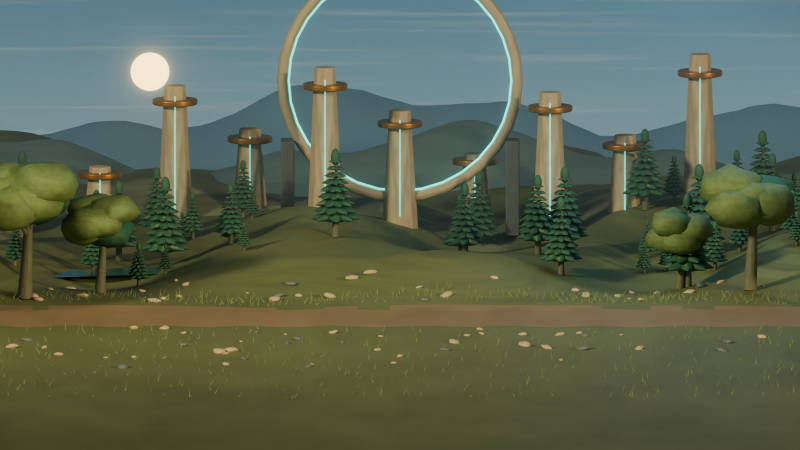
#> input picture art/blender/candidates/future-v2/baseline/future.png, 1600 x 900 px (shown at 1/2 size); the run also reads 1 picture not shown here
$ python review_future.py
#> lines starting #> are read from the running program, lines starting #| are printed output that depends on the picture
"""Measure final future render reproduction and assemble a labelled review sheet."""
import argparse
import hashlib
import json
from pathlib import Path
from PIL import Image,ImageChops,ImageDraw,ImageFont,ImageStat

ROOT=Path(__file__).resolve().parents[2]
STAGE=ROOT/'art/blender/candidates/future-v2'


def main():
    parser=argparse.ArgumentParser()
    parser.add_argument('--canonical',action='store_true')
    args=parser.parse_args()
    checked_directory=STAGE/'canonical-export-validation' if args.canonical else STAGE/'reproduction'
    original=Image.open(STAGE/'baseline/future.png').convert('RGB')
    candidate=Image.open(STAGE/'future.png').convert('RGB')
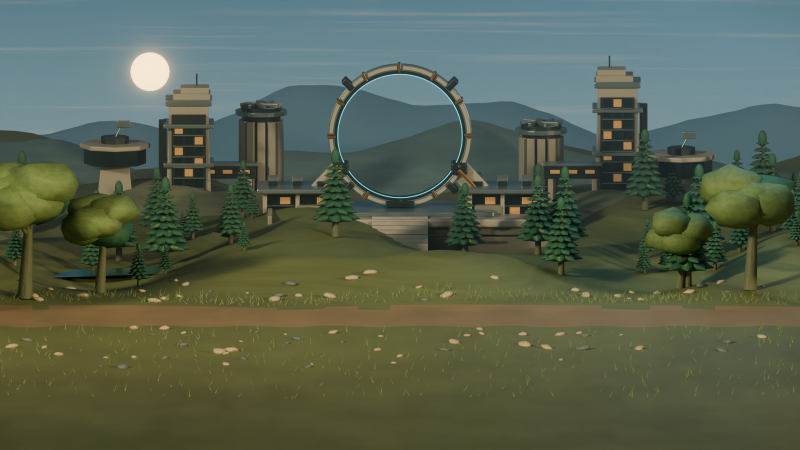
#> input picture art/blender/candidates/future-v2/future.png, 1600 x 900 px (shown at 1/2 size)
    reproduction=Image.open(checked_directory/'backgrounds/future.png').convert('RGB')
    assert original.size==candidate.size==reproduction.size==(1600,900)
    diff=ImageChops.difference(candidate,reproduction)
    extrema=diff.getextrema()
#> extrema = ((0, 1), (0, 1), (0, 1))
    largest=max(pair[1] for pair in extrema)
#> largest = 1
    changed=sum(1 for rgb in diff.getdata() if max(rgb)>0)
#> changed = 246
    assert largest<=2,(largest,changed)
    # Preserve the ground geometry, report honest lighting differences in the combat band.
    band_box=(0,513,1600,657)
    band_diff=ImageChops.difference(original.crop(band_box),candidate.crop(band_box))
    band_stats=ImageStat.Stat(band_diff)
    report={'passed':True,'dimensions':[1600,900],'reproduction_max_channel_difference':largest,
            'reproduction_pixels_different':changed,'total_pixels':1600*900,
            'combat_band_mean_absolute_rgb_difference':band_stats.mean,
            'combat_band_maximum_channel_difference':max(pair[1] for pair in band_diff.getextrema()),
            'note':'Band pixel differences include changed building shadows and independent Cycles sampling; geometry and camera hashes are checked separately.',
            'candidate_png_sha256':hashlib.sha256((STAGE/'future.png').read_bytes()).hexdigest()}
    report['audited_published_canonical']=args.canonical
    report_path=checked_directory/'render-check.json' if args.canonical else STAGE/'render-check.json'
    report_path.write_text(json.dumps(report,indent=2),encoding='utf-8')
    if args.canonical:
        print(json.dumps(report,indent=2))
        return
    canvas=Image.new('RGB',(1600,1020),(16,23,29))
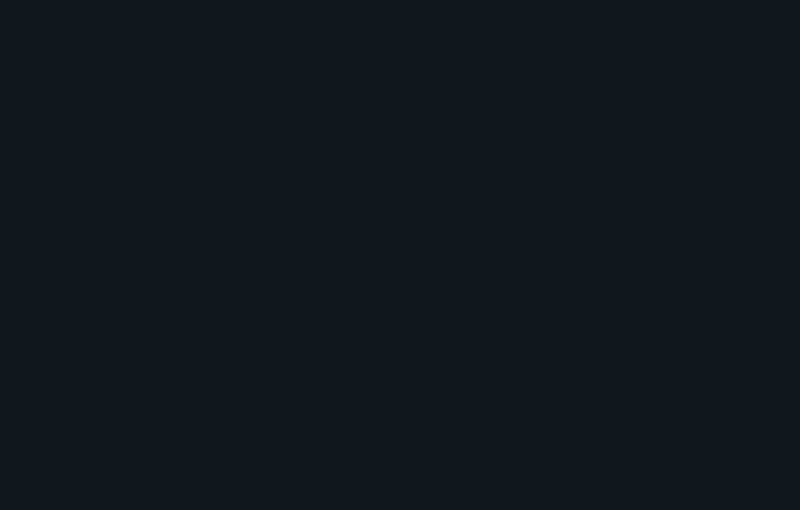
#> canvas: PIL image 1600x1020 RGB (shown at 1/2 size); mean R, G, B 16, 23, 29
    draw=ImageDraw.Draw(canvas)
    font=ImageFont.truetype('C:/Windows/Fonts/segoeui.ttf',25)
    small=ImageFont.truetype('C:/Windows/Fonts/segoeui.ttf',19)
    draw.text((24,15),'FUTURE CITADEL - staged Blender architecture review',font=font,fill=(231,237,239))
    canvas.paste(original.resize((800,450),Image.Resampling.LANCZOS),(0,76))
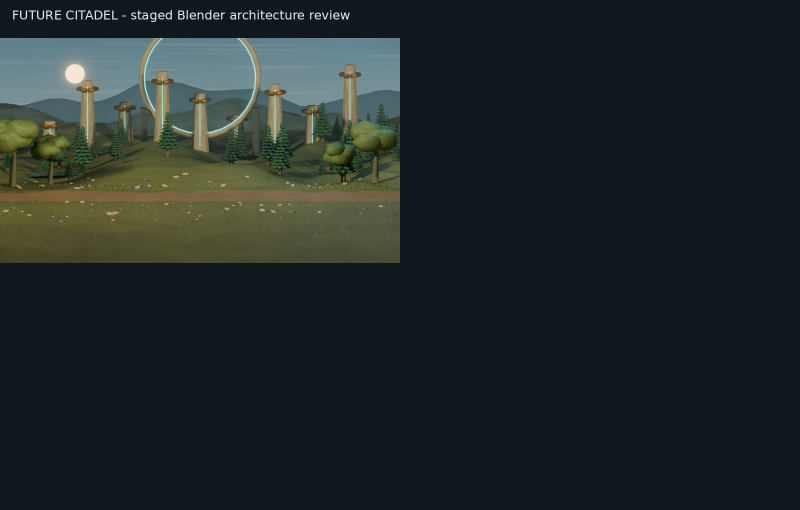
#> canvas: PIL image 1600x1020 RGB (shown at 1/2 size); mean R, G, B 33, 40.6, 40.9
    canvas.paste(candidate.resize((800,450),Image.Resampling.LANCZOS),(800,76))
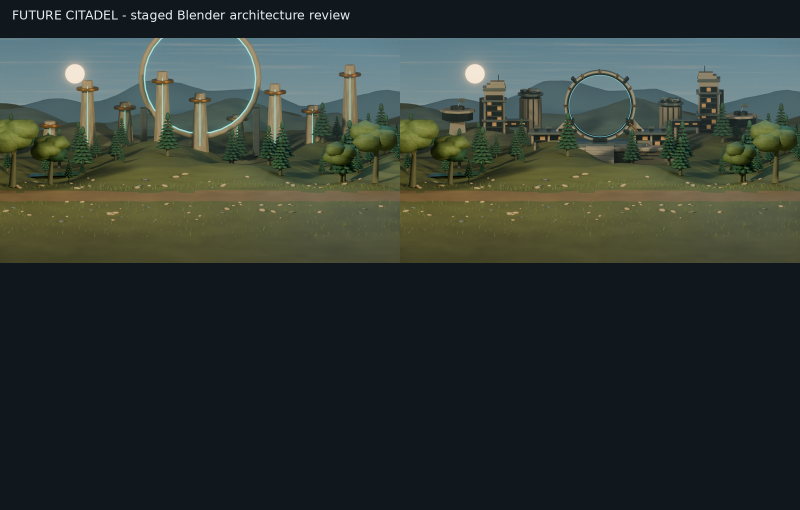
#> canvas: PIL image 1600x1020 RGB (shown at 1/2 size); mean R, G, B 48.6, 56.9, 51.9
    draw.text((20,48),'BEFORE · original ring clipped by the upper frame',font=small,fill=(184,199,207))
    draw.text((820,48),'AFTER · supported ring and connected city terraces',font=small,fill=(184,199,207))
    canvas.paste(original.crop((160,75,1440,505)).resize((800,269),Image.Resampling.LANCZOS),(0,569))
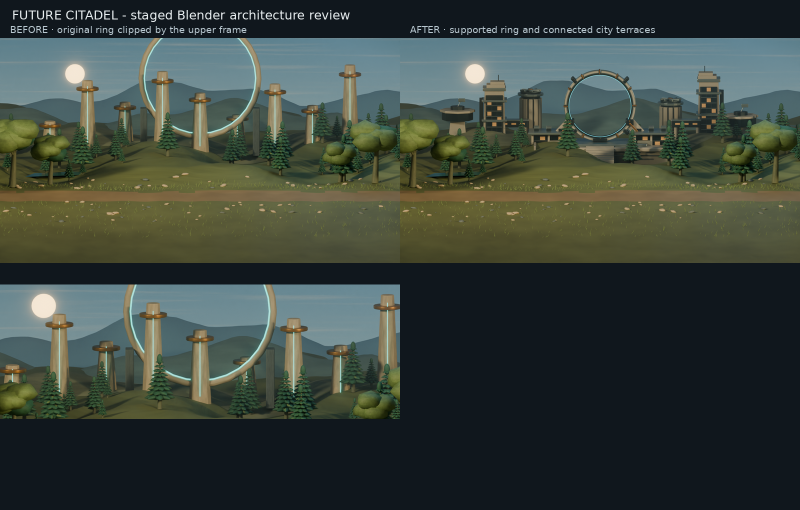
#> canvas: PIL image 1600x1020 RGB (shown at 1/2 size); mean R, G, B 59.1, 68.4, 61.2
    canvas.paste(candidate.crop((160,75,1440,505)).resize((800,269),Image.Resampling.LANCZOS),(800,569))
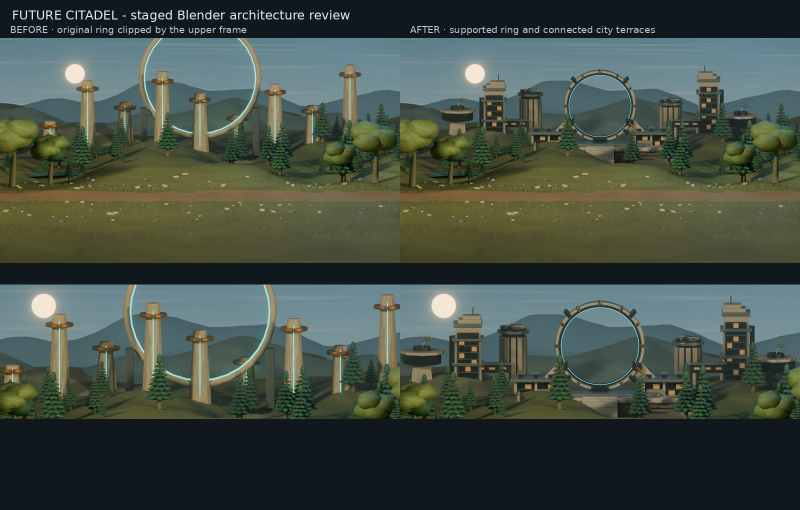
#> canvas: PIL image 1600x1020 RGB (shown at 1/2 size); mean R, G, B 68, 78.3, 69.2
    draw.text((20,539),'Architecture detail',font=small,fill=(184,199,207))
    draw.text((820,539),'Three building families / structural joints / recessed bays',font=small,fill=(184,199,207))
    draw.text((24,865),'1600 × 900 · same camera, terrain, plants, existing lights and environment materials',font=font,fill=(231,237,239))
    draw.text((24,909),'Ring top: runtime y99, below HUD y82. New geometry ends before combat band y410.',font=small,fill=(184,199,207))
    draw.text((24,945),'Public and canonical assets remain unchanged. Editable candidate and regular-export reproduction included.',font=small,fill=(184,199,207))
    canvas.save(STAGE/'before-after.jpg',quality=93)
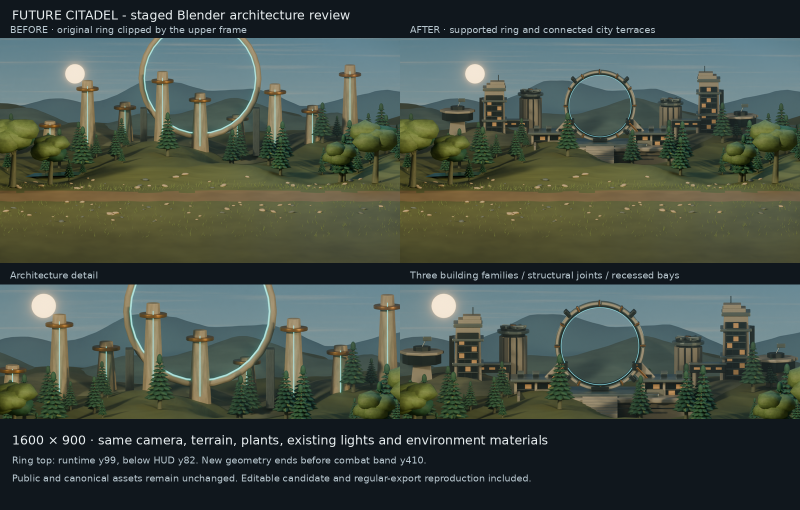
#> saved as before-after.jpg: PIL image 1600x1020 RGB (shown at 1/2 size); mean R, G, B 69.8, 80.1, 71
    print(json.dumps(report,indent=2))
#> (printed output is left out)


if __name__=='__main__':
    main()
